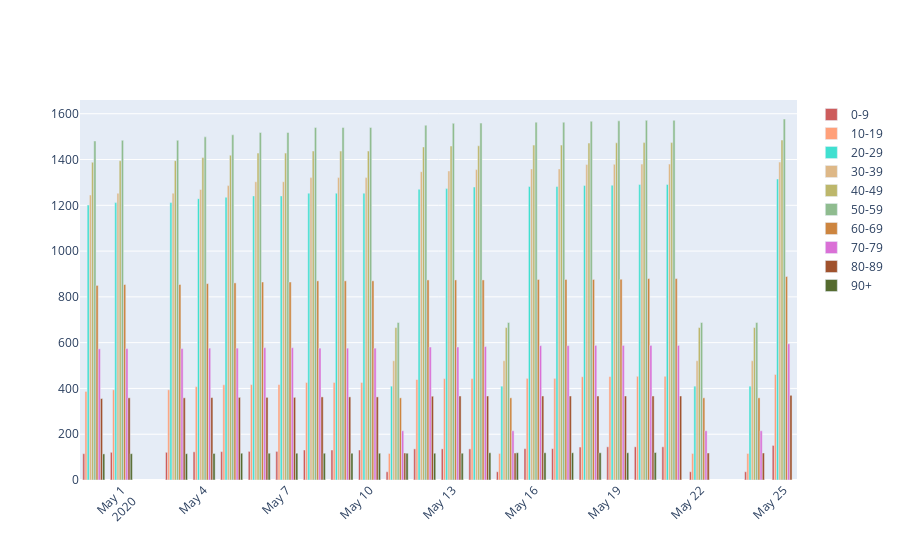

The notebook cell saved with this chart:
### Code cell
import plotly.graph_objects as go

rep_dates = df_age_gender['rep_date'].drop_duplicates()
age_90 =  df_age_gender[df_age_gender['Age'] == '90+']['Total']
age_80_89 =  df_age_gender[df_age_gender['Age'] == '80-89']['Total']
age_70_79 =  df_age_gender[df_age_gender['Age'] == '70-79']['Total']
age_60_69 =  df_age_gender[df_age_gender['Age'] == '60-69']['Total']
age_50_59 =  df_age_gender[df_age_gender['Age'] == '50-59']['Total']
age_40_49 =  df_age_gender[df_age_gender['Age'] == '40-49']['Total']
age_30_39 =  df_age_gender[df_age_gender['Age'] == '30-39']['Total']
age_20_29 =  df_age_gender[df_age_gender['Age'] == '20-29']['Total']
age_10_19 =  df_age_gender[df_age_gender['Age'] == '10-19']['Total']
age_0_9 =  df_age_gender[df_age_gender['Age'] == '0-9']['Total']



fig = go.Figure()
fig.add_trace(go.Bar(
    x=rep_dates,
    y=age_0_9,
    name='0-9',
    marker_color='indianred'
))
fig.add_trace(go.Bar(
    x=rep_dates,
    y=age_10_19,
    name='10-19',
    marker_color='lightsalmon'
))
fig.add_trace(go.Bar(
    x=rep_dates,
    y=age_20_29,
    name='20-29',
    marker_color='turquoise'
))
fig.add_trace(go.Bar(
    x=rep_dates,
    y=age_30_39,
    name='30-39',
    marker_color='burlywood'
))
fig.add_trace(go.Bar(
    x=rep_dates,
    y=age_40_49,
    name='40-49',
    marker_color='darkkhaki'
))
fig.add_trace(go.Bar(
    x=rep_dates,
    y=age_50_59,
    name='50-59',
    marker_color='darkseagreen'
))
fig.add_trace(go.Bar(
    x=rep_dates,
    y=age_60_69,
    name='60-69',
    marker_color='peru'
))
fig.add_trace(go.Bar(
    x=rep_dates,
    y=age_70_79,
    name='70-79',
    marker_color='orchid'
))
fig.add_trace(go.Bar(
    x=rep_dates,
    y=age_80_89,
    name='80-89',
    marker_color='sienna'
))
fig.add_trace(go.Bar(
    x=rep_dates,
    y=age_90,
    name='90+',
    marker_color='darkolivegreen'
))

# Here we modify the tickangle of the xaxis, resulting in rotated labels.
fig.update_layout(barmode='group', xaxis_tickangle=-45)
fig.show()
